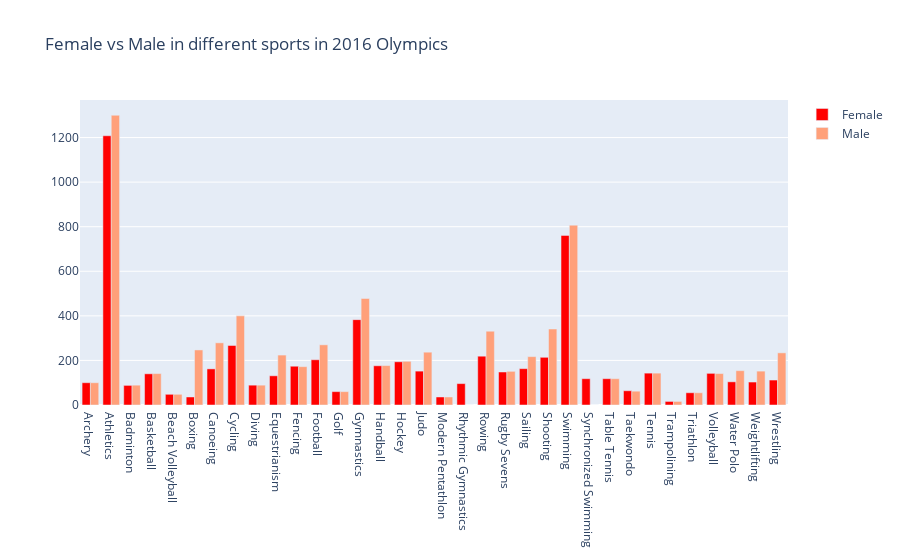

Notebook code for this chart:
### Code cell
fig = go.Figure()
fig.add_trace(go.Bar(
    x = data_sex_pivot['Sport'],
    y = data_sex_pivot['F'],
    name='Female',
    marker_color='#ff0000'
))
fig.add_trace(go.Bar(
    x = data_sex_pivot['Sport'],
    y = data_sex_pivot['M'],
    name='Male',
    marker_color='lightsalmon'
))
fig.update_layout(title_text='Female vs Male in different sports in 2016 Olympics')
fig.show()

### Figure 1 — Plotly figure (JSON) as saved in the notebook; plotly's stock layout.template omitted (floating-point values rounded to 4 significant figures)
{"data": [{"marker": {"color": "#ff0000"}, "name": "Female", "type": "bar", "x": ["Archery", "Athletics", "Badminton", "Basketball", "Beach Volleyball", "Boxing", "Canoeing", "Cycling", "Diving", "Equestrianism", "Fencing", "Football", "Golf", "Gymnastics", "Handball", "Hockey", "Judo", "Modern Pentathlon", "Rhythmic Gymnastics", "Rowing", "Rugby Sevens", "Sailing", "Shooting", "Swimming", "Synchronized Swimming", "Table Tennis", "Taekwondo", "Tennis", "Trampolining", "Triathlon", "Volleyball", "Water Polo", "Weightlifting", "Wrestling"], "y": [100, 1208, 88, 140, 48, 36, 162, 267, 89, 131, 174, 203, 60, 383, 176, 194, 152, 36, 96, 219, 148, 163, 214, 761, 118, 118, 64, 143, 16, 55, 142, 104, 103, 112]}, {"marker": {"color": "lightsalmon"}, "name": "Male", "type": "bar", "x": ["Archery", "Athletics", "Badminton", "Basketball", "Beach Volleyball", "Boxing", "Canoeing", "Cycling", "Diving", "Equestrianism", "Fencing", "Football", "Golf", "Gymnastics", "Handball", "Hockey", "Judo", "Modern Pentathlon", "Rhythmic Gymnastics", "Rowing", "Rugby Sevens", "Sailing", "Shooting", "Swimming", "Synchronized Swimming", "Table Tennis", "Taekwondo", "Tennis", "Trampolining", "Triathlon", "Volleyball", "Water Polo", "Weightlifting", "Wrestling"], "y": [100, 1300, 89, 141, 48, 247, 279, 400, 89, 224, 172, 270, 60, 478, 177, 196, 237, 36, 0, 331, 151, 217, 341, 807, 0, 118, 62, 143, 16, 55, 141, 154, 152, 234]}], "layout": {"title": {"text": "Female vs Male in different sports in 2016 Olympics"}}}
